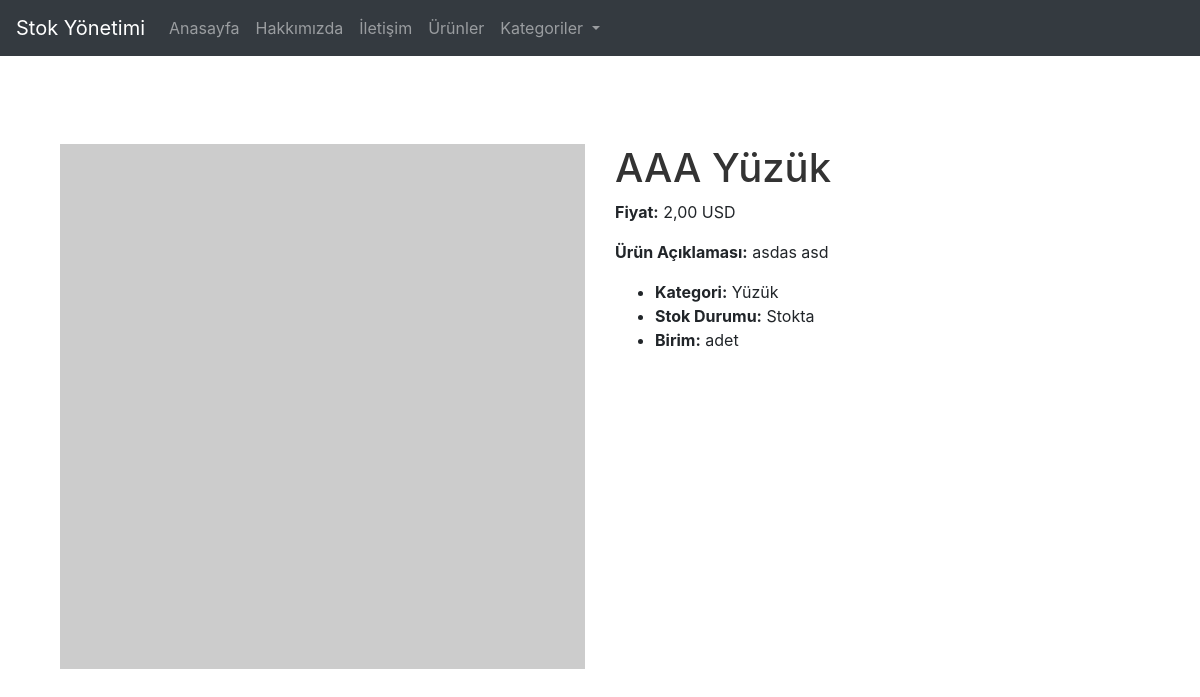
The page /urun/aaa-yuzuk/ on the database its author committed.
### envanter/models.py (models this page shows, shortened)
class Urun(models.Model):
    PARA_BIRIMLERI = [
        ('TL', 'Türk Lirası'),
        ('USD', 'Dolar'),
        ('EUR', 'Euro'),
    ]
    isim = models.CharField(max_length=200)
    slug = models.SlugField(unique=True, blank=True)
    kategori = models.ForeignKey(Kategori, on_delete=models.CASCADE)
    aciklama = models.TextField(blank=True, null=True)
    fiyat = models.DecimalField(max_digits=10, decimal_places=2)
    eski_fiyat = models.DecimalField(max_digits=10, decimal_places=2, blank=True, null=True)
    stok_miktari = models.PositiveIntegerField()
    birim = models.CharField(max_length=50, choices=[('adet', 'Adet'), ('kilo', 'Kilo')])
    para_birimi = models.CharField(max_length=3, choices=PARA_BIRIMLERI, default='TL')
    fotoğraf = models.ImageField(upload_to='urun_fotograflari/', blank=True, null=True)
    class Meta:
        verbose_name = 'Ürün'
        verbose_name_plural = 'Ürünler'

class Kategori(models.Model):
    isim = models.CharField(max_length=100)
    slug = models.SlugField(unique=True, blank=True)
    parent = models.ForeignKey('self', null=True, blank=True, related_name='alt_kategoriler', on_delete=models.CASCADE)
    class Meta:
        verbose_name = 'Kategori'
        verbose_name_plural = 'Kategoriler'

### envanter/views.py (the view)
# urls.py: path('urun/<slug:slug>/', views.urun_detay, name='urun_detay'),
def urun_detay(request, slug):
    urun = get_object_or_404(Urun, slug=slug)
    kategoriler = Kategori.objects.all()
    return render(request, 'envanter/urun_detay.html', {'urun': urun, 'kategoriler': kategoriler})

### envanter/templates/envanter/urun_detay.html (shortened to what this page needs)
{% extends 'envanter/base.html' %}
{% block content %}
    <div class="container mt-4">
        <div class="row">
            <div class="col-md-6">
                {% if urun.fotolar.all %}
                    <div id="urunFotoCarousel" class="carousel slide" data-ride="carousel">
                        <div class="carousel-inner">
                            {% for foto in urun.fotolar.all %}
                                <div class="carousel-item {% if forloop.first %}active{% endif %}">
                                    <img src="{{ foto.foto.url }}" class="d-block w-100" alt="{{ urun.isim }}">
                                </div>
                            {% endfor %}
                        </div>
                        <a class="carousel-control-prev" href="#urunFotoCarousel" role="button" data-slide="prev">
                            <span class="carousel-control-prev-icon" aria-hidden="true"></span>
                            <span class="sr-only">Önceki</span>
                        </a>
                        <a class="carousel-control-next" href="#urunFotoCarousel" role="button" data-slide="next">
                            <span class="carousel-control-next-icon" aria-hidden="true"></span>
                            <span class="sr-only">Sonraki</span>
                        </a>
                    </div>
                {% else %}
                    <img src="https://via.placeholder.com/500" class="d-block w-100" alt="{{ urun.isim }}">
                {% endif %}
            </div>
            <div class="col-md-6">
                <h1>{{ urun.isim }}</h1>
                <p><strong>Fiyat:</strong> {{ urun.fiyat }} {{ urun.para_birimi }}</p>
                <p><strong>Ürün Açıklaması:</strong> {{ urun.aciklama }}</p>
                <ul>
                    <li><strong>Kategori:</strong> {{ urun.kategori.isim }}</li>
                    <li><strong>Stok Durumu:</strong> {{ urun.stok_miktari|yesno:"Stokta,Stokta Yok" }}</li>
                    <li><strong>Birim:</strong> {{ urun.birim }}</li>
                </ul>
            </div>
        </div>
    </div>
    {% endblock %}

### static/css/styles.css (style rules this page uses)
body { font-family: -apple-system, BlinkMacSystemFont, 'Segoe UI', Roboto, 'Helvetica Neue', Arial, sans-serif; background-color: #f5f5f7; margin: 0; padding: 0; }
h1 { color: #333; font-weight: bold; margin-bottom: 20px; }
.container { padding: 20px; }

### rows shown on the page
Urun: isim "AAA Yüzük", fiyat "2,00", para_birimi "USD", aciklama "asdas asd", kategori.isim "Yüzük", stok_miktari "Stokta", birim "adet"
